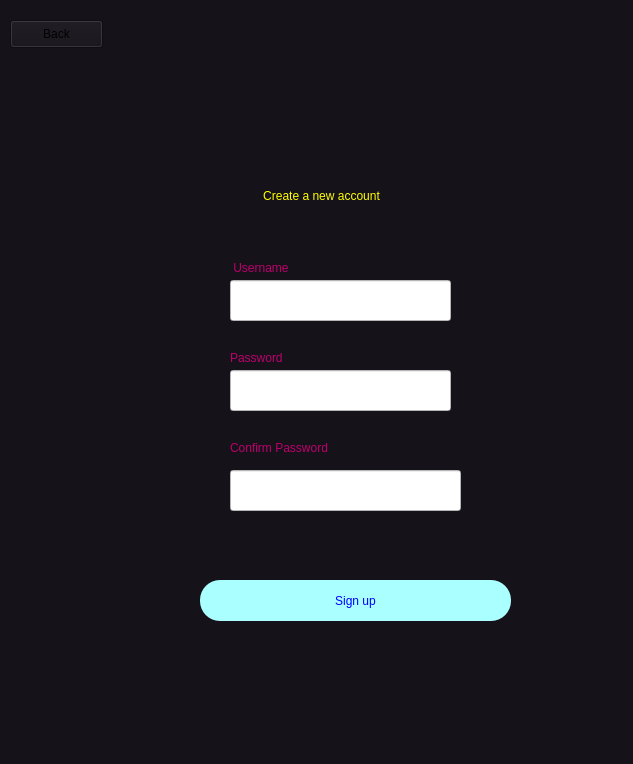
<?xml version="1.0" encoding="UTF-8"?>
<ui version="4.0">
 <class>Dialog</class>
 <widget class="QDialog" name="Dialog">
  <property name="geometry">
   <rect>
    <x>0</x>
    <y>0</y>
    <width>633</width>
    <height>764</height>
   </rect>
  </property>
  <property name="windowTitle">
   <string>Dialog</string>
  </property>
  <widget class="QWidget" name="account" native="true">
   <property name="geometry">
    <rect>
     <x>0</x>
     <y>0</y>
     <width>640</width>
     <height>825</height>
    </rect>
   </property>
   <property name="styleSheet">
    <string notr="true">alternate-background-color: qlineargradient(spread:pad, x1:0, y1:0, x2:1, y2:0, stop:0 rgba(0, 0, 0, 255), stop:1 rgba(255, 255, 255, 255));
background-color: rgb(255, 255, 0);
background-color: #161219</string>
   </property>
   <widget class="QLabel" name="label">
    <property name="geometry">
     <rect>
      <x>-480</x>
      <y>70</y>
      <width>1081</width>
      <height>121</height>
     </rect>
    </property>
    <property name="styleSheet">
     <string notr="true">font: 8pt &quot;Kristen ITC&quot;;
color: rgb(188, 0, 108);
font: 36pt &quot;Kristen ITC&quot;;
</string>
    </property>
    <property name="text">
     <string>                                      SIGN UP</string>
    </property>
   </widget>
   <widget class="QLabel" name="label_2">
    <property name="geometry">
     <rect>
      <x>200</x>
      <y>180</y>
      <width>331</width>
      <height>31</height>
     </rect>
    </property>
    <property name="styleSheet">
     <string notr="true">font: 75 italic 8pt &quot;Rockwell&quot;;
color: rgb(255, 255, 255);
color: rgb(255, 255, 255);
font: 75 italic 8pt &quot;Arial Nova Cond&quot;;
gridline-color: rgb(200, 89, 189);
color: rgb(0, 0, 255);
color: rgb(170, 0, 0);
color: rgb(85, 170, 255);
color: rgb(255, 255, 0);</string>
    </property>
    <property name="text">
     <string>                   Create a new account</string>
    </property>
   </widget>
   <widget class="QPushButton" name="pushButton">
    <property name="geometry">
     <rect>
      <x>200</x>
      <y>580</y>
      <width>311</width>
      <height>41</height>
     </rect>
    </property>
    <property name="styleSheet">
     <string notr="true">color: rgb(0, 0, 255);
background-color: rgb(170, 255, 255);
font: 10pt &quot;MS Shell Dlg 2&quot;;
border-radius:20px;</string>
    </property>
    <property name="text">
     <string>Sign up</string>
    </property>
   </widget>
   <widget class="QLineEdit" name="lineEdit">
    <property name="geometry">
     <rect>
      <x>230</x>
      <y>280</y>
      <width>221</width>
      <height>41</height>
     </rect>
    </property>
    <property name="styleSheet">
     <string notr="true">color: rgb(255, 255, 255);
background-color: rgb(255, 255, 255);
font: 12pt &quot;MS Shell Dlg 2&quot;;
</string>
    </property>
    <property name="text">
     <string/>
    </property>
   </widget>
   <widget class="QLineEdit" name="lineEdit_2">
    <property name="geometry">
     <rect>
      <x>230</x>
      <y>370</y>
      <width>221</width>
      <height>41</height>
     </rect>
    </property>
    <property name="styleSheet">
     <string notr="true">color: rgb(255, 255, 255);
background-color: rgb(255, 255, 255);
font: 12pt &quot;MS Shell Dlg 2&quot;;
</string>
    </property>
    <property name="text">
     <string/>
    </property>
   </widget>
   <widget class="QLabel" name="label_3">
    <property name="geometry">
     <rect>
      <x>230</x>
      <y>260</y>
      <width>71</width>
      <height>16</height>
     </rect>
    </property>
    <property name="styleSheet">
     <string notr="true">font: 8pt &quot;Kristen ITC&quot;;
color: rgb(188, 0, 108);
font: 8pt &quot;Kristen ITC&quot;;
</string>
    </property>
    <property name="text">
     <string> Username</string>
    </property>
   </widget>
   <widget class="QLabel" name="label_4">
    <property name="geometry">
     <rect>
      <x>230</x>
      <y>350</y>
      <width>61</width>
      <height>16</height>
     </rect>
    </property>
    <property name="styleSheet">
     <string notr="true">font: 8pt &quot;Kristen ITC&quot;;
color: rgb(188, 0, 108);
font: 8pt &quot;Kristen ITC&quot;;
</string>
    </property>
    <property name="text">
     <string>Password</string>
    </property>
   </widget>
   <widget class="QLabel" name="label_5">
    <property name="geometry">
     <rect>
      <x>220</x>
      <y>530</y>
      <width>221</width>
      <height>21</height>
     </rect>
    </property>
    <property name="styleSheet">
     <string notr="true">font: 12pt &quot;MS Shell Dlg 2&quot;;
color: rgb(255, 0, 0);
color: rgb(255, 0, 0);</string>
    </property>
    <property name="text">
     <string/>
    </property>
   </widget>
   <widget class="QLineEdit" name="lineEdit_3">
    <property name="geometry">
     <rect>
      <x>230</x>
      <y>470</y>
      <width>231</width>
      <height>41</height>
     </rect>
    </property>
    <property name="styleSheet">
     <string notr="true">color: rgb(255, 255, 255);
background-color: rgb(255, 255, 255);
font: 12pt &quot;MS Shell Dlg 2&quot;;
</string>
    </property>
    <property name="text">
     <string/>
    </property>
   </widget>
   <widget class="QLabel" name="label_6">
    <property name="geometry">
     <rect>
      <x>230</x>
      <y>440</y>
      <width>131</width>
      <height>16</height>
     </rect>
    </property>
    <property name="styleSheet">
     <string notr="true">font: 8pt &quot;Kristen ITC&quot;;
color: rgb(188, 0, 108);
font: 8pt &quot;Kristen ITC&quot;;
</string>
    </property>
    <property name="text">
     <string>Confirm Password</string>
    </property>
   </widget>
   <widget class="QPushButton" name="pushButton_2">
    <property name="geometry">
     <rect>
      <x>10</x>
      <y>20</y>
      <width>93</width>
      <height>28</height>
     </rect>
    </property>
    <property name="text">
     <string>Back</string>
    </property>
   </widget>
  </widget>
 </widget>
 <resources/>
 <connections/>
</ui>
